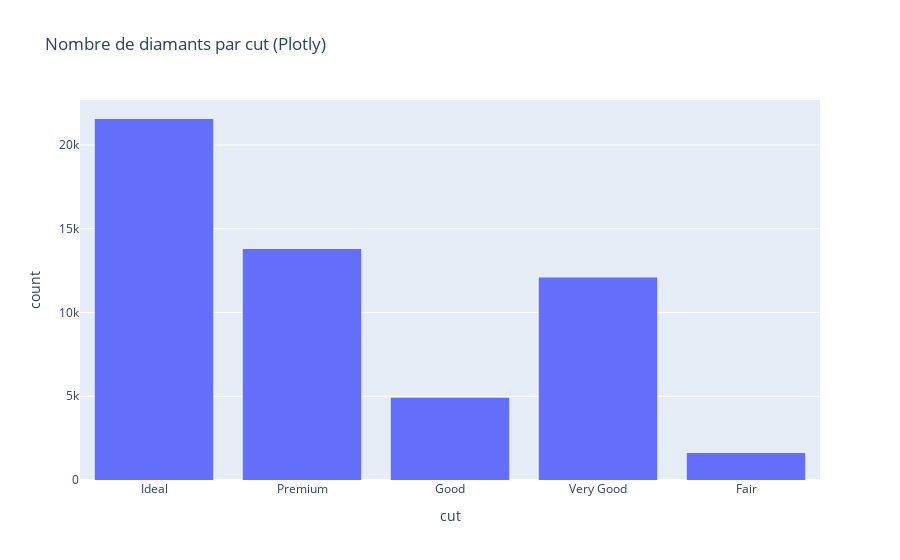

The code cell stored with this chart in its notebook:
### Code cell
fig = px.histogram(diamonds_df, x='cut', title="Nombre de diamants par cut (Plotly)")
fig.show()

### Figure 1 — Plotly figure (JSON) as saved in the notebook; plotly's stock layout.template omitted (floating-point values rounded to 4 significant figures; data arrays with more than 128 entries replaced by an {"elided": "..."} marker saying what was removed)
{"data": [{"alignmentgroup": "True", "bingroup": "x", "hovertemplate": "cut=%{x}<br>count=%{y}<extra></extra>", "legendgroup": "", "marker": {"color": "#636efa", "pattern": {"shape": ""}}, "name": "", "offsetgroup": "", "orientation": "v", "showlegend": false, "type": "histogram", "x": {"elided": "53940 str values"}, "xaxis": "x", "yaxis": "y"}], "layout": {"barmode": "relative", "legend": {"tracegroupgap": 0}, "title": {"text": "Nombre de diamants par cut (Plotly)"}, "xaxis": {"anchor": "y", "domain": [0, 1], "title": {"text": "cut"}}, "yaxis": {"anchor": "x", "domain": [0, 1], "title": {"text": "count"}}}}
